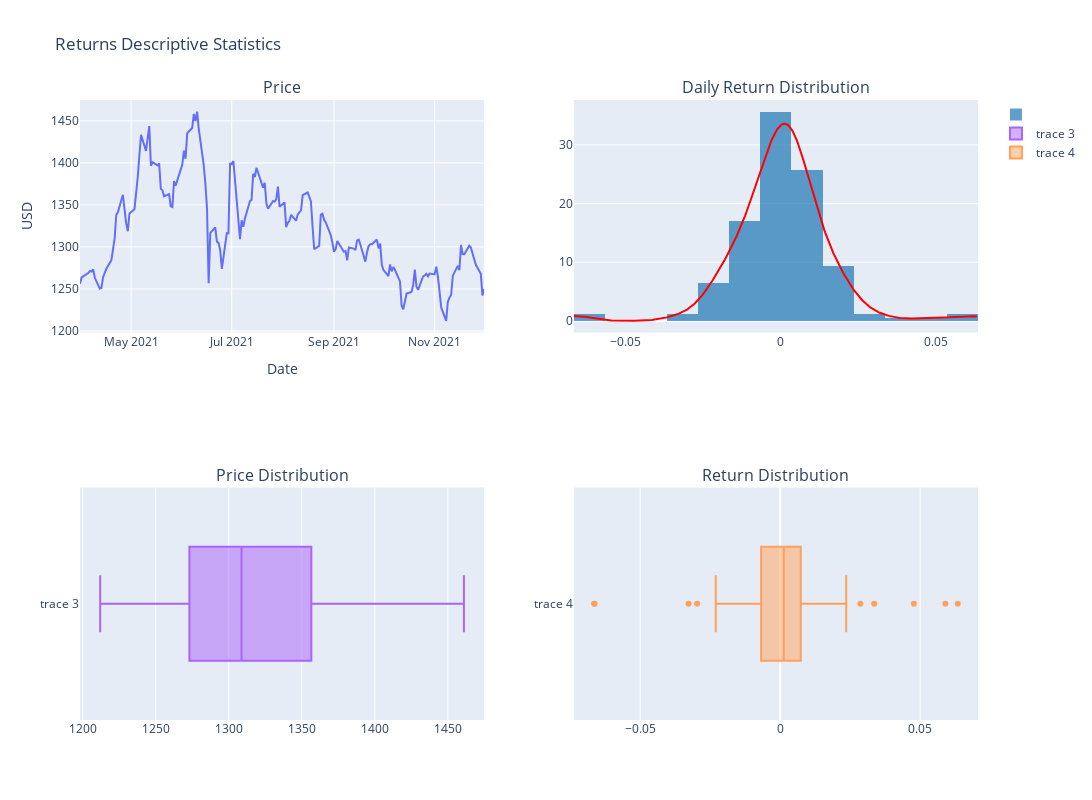

Here is the notebook cell this chart was saved with:
### Code cell
df_sorted = df_soy_6m_clean.sort_values('date')
fig = make_subplots(rows=2, cols=2, subplot_titles=["Price", "Daily Return Distribution", 'Price Distribution', 'Return Distribution'])

dist = ff.create_distplot([df_soy_6m_clean['pct_t-1'].values.tolist()], [''], bin_size=.01).data[1]
hist = ff.create_distplot([df_soy_6m_clean['pct_t-1'].values.tolist()], [''], bin_size=.01).data[0]
price = px.line(x=df_soy_6m_clean.value, y=df_soy_6m_clean.index)
price = px.line(y=df_sorted.value, x=df_sorted.date, title='Bean Price', labels=dict(x='Date', y='USD')).data[0]
# dist.update_layout(width=700, height=700)

fig.add_trace(go.Scatter(dist, line=dict(color='red')), row=1, col=2)
fig.add_trace(hist, row=1, col=2)
fig.add_trace(go.Scatter(price), row=1,col=1)
fig.add_trace(go.Box(x=df_sorted.value), row=2,col=1)
fig.add_trace(go.Box(x=df_sorted['pct_t-1']), row=2,col=2)

fig['layout'].update(height=800, width=1500, title='Returns Descriptive Statistics')

fig.update_xaxes(title_text="Date", row=1, col=1)
fig.update_yaxes(title_text="USD", row=1, col=1)

fig.update_xaxes(tickmode='array', row=1, col=2)

# fig.update_xaxes(ticktext =[f'{i:.4f} %' for i in range(-7,7 , 1)], tickvals =[i/100 for i in range(-7,7 , 1)], row=1, col=2)

# fig.add_trace(dist, row=1, col=1)
fig.show()

### Figure 1 — Plotly figure (JSON) as saved in the notebook; plotly's stock layout.template omitted (floating-point values rounded to 4 significant figures; data arrays with more than 128 entries replaced by an {"elided": "..."} marker saying what was removed)
{"data": [{"legendgroup": "", "line": {"color": "red"}, "marker": {"color": "rgb(31, 119, 180)"}, "mode": "lines", "name": "", "showlegend": false, "type": "scatter", "x": {"elided": "500 float values"}, "xaxis": "x2", "y": {"elided": "500 float values"}, "yaxis": "y2"}, {"autobinx": false, "histnorm": "probability density", "legendgroup": "", "marker": {"color": "rgb(31, 119, 180)"}, "name": "", "opacity": 0.7, "type": "histogram", "x": {"elided": "171 float values"}, "xaxis": "x2", "xbins": {"end": 0.06344, "size": 0.01, "start": -0.06648}, "yaxis": "y2"}, {"hovertemplate": "Date=%{x}<br>USD=%{y}<extra></extra>", "legendgroup": "", "line": {"color": "#636efa", "dash": "solid"}, "marker": {"symbol": "circle"}, "mode": "lines", "name": "", "orientation": "v", "showlegend": false, "type": "scatter", "x": {"elided": "171 str values"}, "xaxis": "x", "y": {"elided": "171 float values"}, "yaxis": "y"}, {"type": "box", "x": {"elided": "171 float values"}, "xaxis": "x3", "yaxis": "y3"}, {"type": "box", "x": {"elided": "171 float values"}, "xaxis": "x4", "yaxis": "y4"}], "layout": {"annotations": [{"font": {"size": 16}, "showarrow": false, "text": "Price", "x": 0.225, "xanchor": "center", "xref": "paper", "y": 1, "yanchor": "bottom", "yref": "paper"}, {"font": {"size": 16}, "showarrow": false, "text": "Daily Return Distribution", "x": 0.775, "xanchor": "center", "xref": "paper", "y": 1, "yanchor": "bottom", "yref": "paper"}, {"font": {"size": 16}, "showarrow": false, "text": "Price Distribution", "x": 0.225, "xanchor": "center", "xref": "paper", "y": 0.375, "yanchor": "bottom", "yref": "paper"}, {"font": {"size": 16}, "showarrow": false, "text": "Return Distribution", "x": 0.775, "xanchor": "center", "xref": "paper", "y": 0.375, "yanchor": "bottom", "yref": "paper"}], "height": 800, "title": {"text": "Returns Descriptive Statistics"}, "width": 1500, "xaxis": {"anchor": "y", "domain": [0, 0.45], "title": {"text": "Date"}}, "xaxis2": {"anchor": "y2", "domain": [0.55, 1], "tickmode": "array"}, "xaxis3": {"anchor": "y3", "domain": [0, 0.45]}, "xaxis4": {"anchor": "y4", "domain": [0.55, 1]}, "yaxis": {"anchor": "x", "domain": [0.625, 1], "title": {"text": "USD"}}, "yaxis2": {"anchor": "x2", "domain": [0.625, 1]}, "yaxis3": {"anchor": "x3", "domain": [0, 0.375]}, "yaxis4": {"anchor": "x4", "domain": [0, 0.375]}}}
